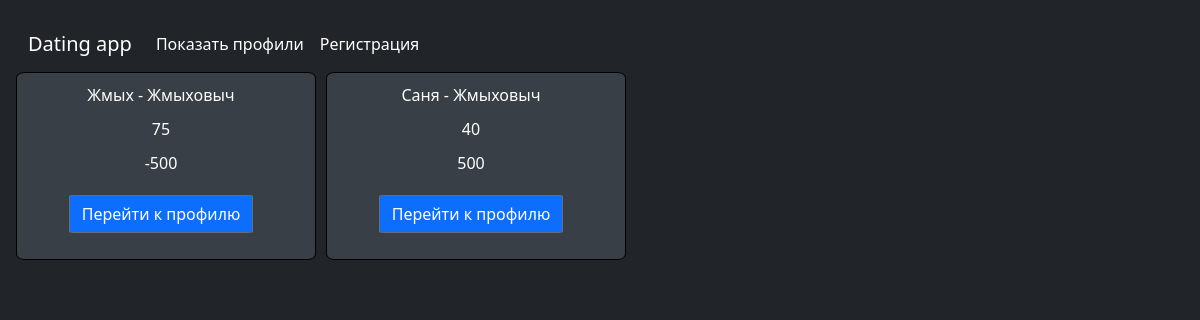
The app's page /, older data.
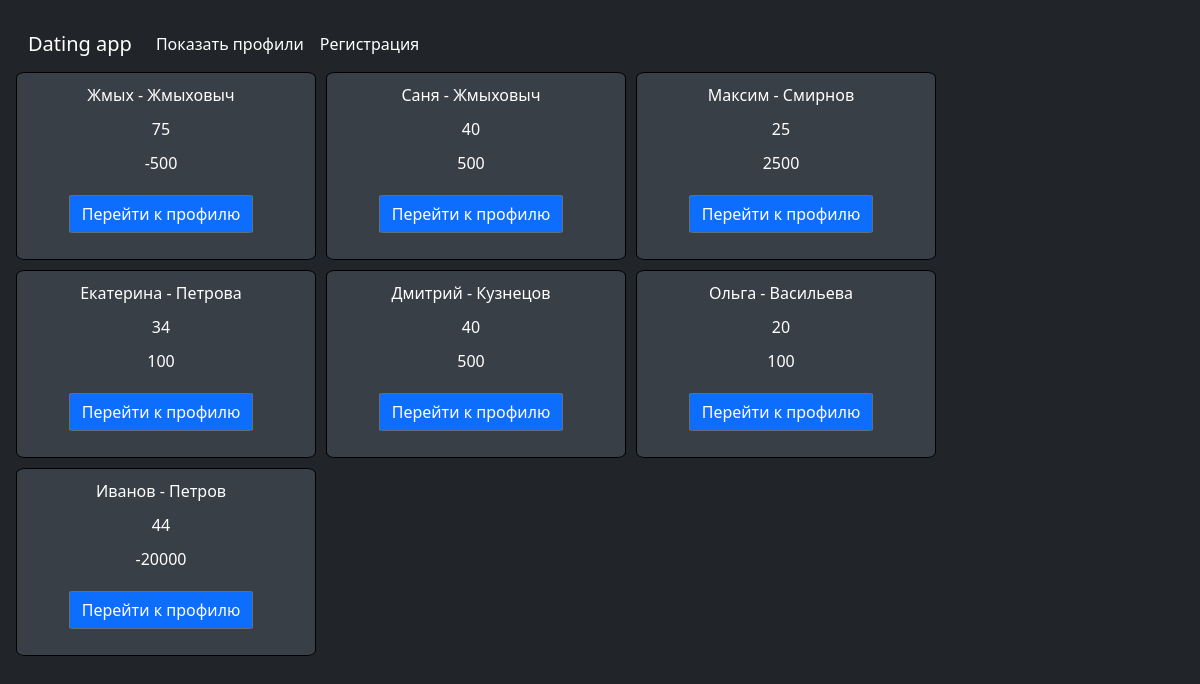
The same page, newer data.
### profiles/models.py (models this page shows)
class Profile(models.Model):
    Name = models.CharField(max_length=50)
    Sure_Name = models.CharField(max_length=50)
    Age = models.PositiveIntegerField()
    STATUS = (
        ("st", "Учусь"),
        ("wk", "Работаю"),
        ("sd", "Туплю"),
        ("mm", "Мамкин миллиардер"),
        ("mp", "Мамин бродяга, папин симпотяга"),
    )
    Status = models.CharField(max_length=50, choices=STATUS)
    Salary = models.IntegerField()
    Description = models.TextField()
    def __str__(self):
        return f"{self.Name} - {self.Sure_Name}"
    def get_absolute_url(self):
        return f"/{self.pk}"

### profiles/views.py (the view)
# urls.py: path('', show_profiles),
def show_profiles(request):
    context = {"profiles": Profile.objects.all()}
    return render(request, "index.html", context=context)

### Templates/index.html (shortened to what this page needs)
<!DOCTYPE html>
<html lang="en">
<head>
  <link href="/docs/5.3/dist/css/bootstrap.min.css" rel="stylesheet">
  <link href="https://cdn.jsdelivr.net/npm/bootstrap@5.3.0-alpha3/dist/css/bootstrap.min.css" rel="stylesheet">
</head>
<body class="d-flex h-100 text-center text-bg-dark">
  <div class="cover-container d-flex w-100 h-100 p-3 mx-auto flex-column">
    <nav class="navbar navbar-expand navbar-dark bg-dark" aria-label="Second navbar example">
      <div class="container-fluid">
        <a class="navbar-brand" href="http://127.0.0.1:8000">Dating app</a>
        <div class="collapse navbar-collapse" id="navbarsExample02">
          <ul class="navbar-nav me-auto">
           <li class="nav-item">
              <a class="nav-link active" aria-current="page" href="http://127.0.0.1:8000">Показать профили</a>
            </li>
            <li class="nav-item">
              <a class="nav-link active" aria-current="page" href="http://127.0.0.1:8000/Register">Регистрация</a>
            </li>
          </ul>
        </div>
      </div>
    </nav>
    <div style="display: flex; flex-wrap: wrap; flex:1;">
        {% for profile in profiles %}
            <div style="background-color: #383f46; border-radius: 3%; width: 300px; border: 1px solid black; margin-right: 10px; ; margin-bottom: 10px; text-align: center; padding-right: 10px;">
                <p style="margin: 10px;">{{profile}}</p>
                <p style="margin: 10px;">{{profile.Age}}</p>
                <p style="margin: 10px;">{{profile.Salary}}</p>
                <p><a href="{{profile.get_absolute_url}}" name="add_button"  class="btn btn-primary" style="margin-top: 20px;  margin: 10px; border: 1px solid #63707c; border-radius: 3%;color: white;  text-decoration: none;">Перейти к профилю</a></p>
            </div>
        {% endfor %}
    </div>
</body>
</html>

Row changes from the older to the newer data that the page shows:
added Profile: Name+Sure_Name "Максим - Смирнов", Age "25", Salary "2500"
added Profile: Name+Sure_Name "Екатерина - Петрова", Age "34", Salary "100"
added Profile: Name+Sure_Name "Дмитрий - Кузнецов", Age "40", Salary "500"
added Profile: Name+Sure_Name "Ольга - Васильева", Age "20", Salary "100"
added Profile: Name+Sure_Name "Иванов - Петров", Age "44", Salary "-20000"
